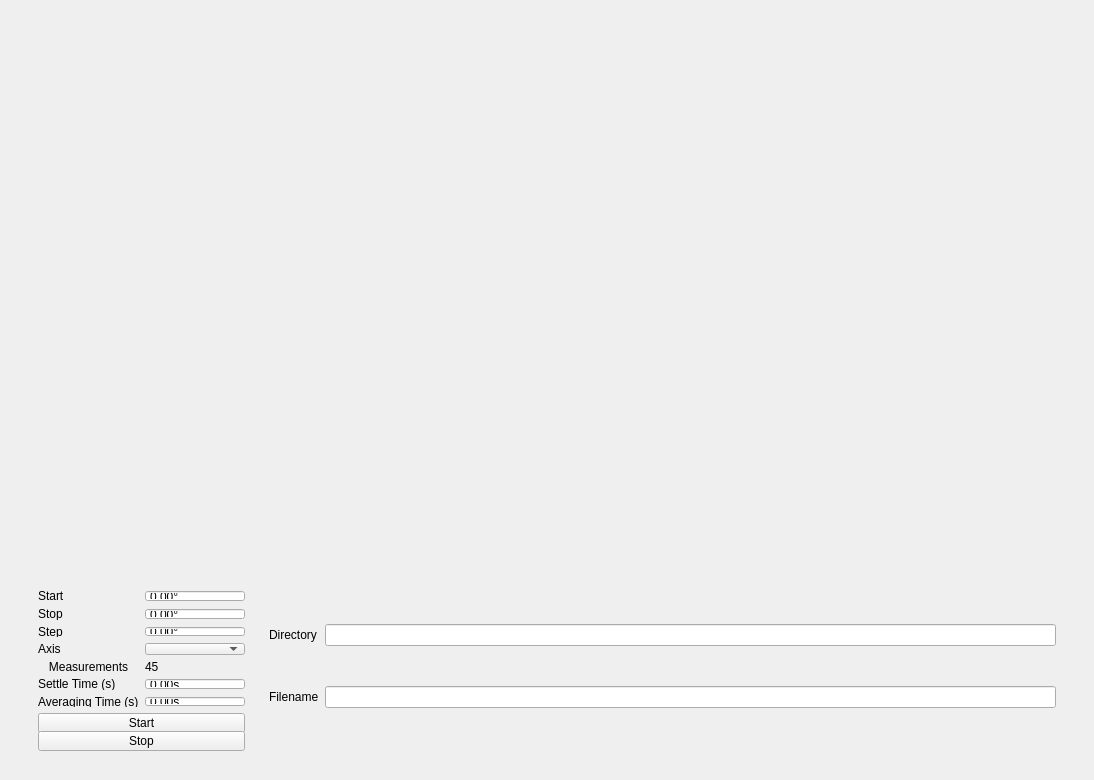
<?xml version="1.0" encoding="UTF-8"?>
<ui version="4.0">
 <class>SpotsizeWidget</class>
 <widget class="QWidget" name="SpotsizeWidget">
  <property name="geometry">
   <rect>
    <x>0</x>
    <y>0</y>
    <width>1094</width>
    <height>780</height>
   </rect>
  </property>
  <property name="windowTitle">
   <string>Form</string>
  </property>
  <layout class="QVBoxLayout" name="verticalLayout">
   <item>
    <widget class="QWidget" name="widget" native="true">
     <layout class="QHBoxLayout" name="horizontalLayout">
      <property name="spacing">
       <number>0</number>
      </property>
      <property name="leftMargin">
       <number>0</number>
      </property>
      <property name="topMargin">
       <number>0</number>
      </property>
      <property name="rightMargin">
       <number>0</number>
      </property>
      <property name="bottomMargin">
       <number>0</number>
      </property>
      <item>
       <widget class="QWidget" name="widget_4" native="true">
        <layout class="QVBoxLayout" name="verticalLayout_11" stretch="0,0">
         <item>
          <widget class="PlotWidget" name="plot_widget" native="true">
           <property name="enabled">
            <bool>true</bool>
           </property>
           <property name="sizePolicy">
            <sizepolicy hsizetype="Expanding" vsizetype="Expanding">
             <horstretch>0</horstretch>
             <verstretch>0</verstretch>
            </sizepolicy>
           </property>
          </widget>
         </item>
         <item>
          <widget class="QWidget" name="SaveData" native="true">
           <property name="sizePolicy">
            <sizepolicy hsizetype="Expanding" vsizetype="Fixed">
             <horstretch>0</horstretch>
             <verstretch>0</verstretch>
            </sizepolicy>
           </property>
           <property name="minimumSize">
            <size>
             <width>0</width>
             <height>0</height>
            </size>
           </property>
           <property name="maximumSize">
            <size>
             <width>16777215</width>
             <height>16777215</height>
            </size>
           </property>
           <layout class="QHBoxLayout" name="horizontalLayout_2">
            <item>
             <widget class="QWidget" name="widget_13" native="true">
              <property name="sizePolicy">
               <sizepolicy hsizetype="Fixed" vsizetype="Expanding">
                <horstretch>0</horstretch>
                <verstretch>0</verstretch>
               </sizepolicy>
              </property>
              <property name="minimumSize">
               <size>
                <width>0</width>
                <height>100</height>
               </size>
              </property>
              <property name="maximumSize">
               <size>
                <width>16777215</width>
                <height>170</height>
               </size>
              </property>
              <layout class="QGridLayout" name="gridLayout" columnstretch="1,0,0">
               <item row="4" column="0">
                <widget class="QLabel" name="label_8">
                 <property name="sizePolicy">
                  <sizepolicy hsizetype="Preferred" vsizetype="Fixed">
                   <horstretch>0</horstretch>
                   <verstretch>0</verstretch>
                  </sizepolicy>
                 </property>
                 <property name="text">
                  <string>Measurements</string>
                 </property>
                 <property name="alignment">
                  <set>Qt::AlignmentFlag::AlignCenter</set>
                 </property>
                </widget>
               </item>
               <item row="2" column="0">
                <widget class="QLabel" name="label_14">
                 <property name="sizePolicy">
                  <sizepolicy hsizetype="Fixed" vsizetype="Preferred">
                   <horstretch>0</horstretch>
                   <verstretch>0</verstretch>
                  </sizepolicy>
                 </property>
                 <property name="text">
                  <string>Step</string>
                 </property>
                </widget>
               </item>
               <item row="0" column="1" colspan="2">
                <widget class="QDoubleSpinBox" name="Start_DoubleSpinBox">
                 <property name="buttonSymbols">
                  <enum>QAbstractSpinBox::ButtonSymbols::NoButtons</enum>
                 </property>
                 <property name="suffix">
                  <string>°</string>
                 </property>
                </widget>
               </item>
               <item row="0" column="0">
                <widget class="QLabel" name="label_13">
                 <property name="sizePolicy">
                  <sizepolicy hsizetype="Fixed" vsizetype="Preferred">
                   <horstretch>0</horstretch>
                   <verstretch>0</verstretch>
                  </sizepolicy>
                 </property>
                 <property name="text">
                  <string>Start</string>
                 </property>
                </widget>
               </item>
               <item row="5" column="0">
                <widget class="QLabel" name="label_SettleTime">
                 <property name="sizePolicy">
                  <sizepolicy hsizetype="Fixed" vsizetype="Preferred">
                   <horstretch>0</horstretch>
                   <verstretch>0</verstretch>
                  </sizepolicy>
                 </property>
                 <property name="text">
                  <string>Settle Time (s)</string>
                 </property>
                </widget>
               </item>
               <item row="5" column="1" colspan="2">
                <widget class="QDoubleSpinBox" name="SettleTime_DoubleSpinBox">
                 <property name="sizePolicy">
                  <sizepolicy hsizetype="Maximum" vsizetype="Fixed">
                   <horstretch>0</horstretch>
                   <verstretch>0</verstretch>
                  </sizepolicy>
                 </property>
                 <property name="minimumSize">
                  <size>
                   <width>100</width>
                   <height>10</height>
                  </size>
                 </property>
                 <property name="buttonSymbols">
                  <enum>QAbstractSpinBox::ButtonSymbols::NoButtons</enum>
                 </property>
                 <property name="suffix">
                  <string>s</string>
                 </property>
                </widget>
               </item>
               <item row="6" column="0">
                <widget class="QLabel" name="label_AveragingTime">
                 <property name="sizePolicy">
                  <sizepolicy hsizetype="Fixed" vsizetype="Preferred">
                   <horstretch>0</horstretch>
                   <verstretch>0</verstretch>
                  </sizepolicy>
                 </property>
                 <property name="text">
                  <string>Averaging Time (s)</string>
                 </property>
                </widget>
               </item>
               <item row="6" column="1" colspan="2">
                <widget class="QDoubleSpinBox" name="AveragingTime_DoubleSpinBox">
                 <property name="sizePolicy">
                  <sizepolicy hsizetype="Maximum" vsizetype="Fixed">
                   <horstretch>0</horstretch>
                   <verstretch>0</verstretch>
                  </sizepolicy>
                 </property>
                 <property name="minimumSize">
                  <size>
                   <width>100</width>
                   <height>10</height>
                  </size>
                 </property>
                 <property name="buttonSymbols">
                  <enum>QAbstractSpinBox::ButtonSymbols::NoButtons</enum>
                 </property>
                 <property name="suffix">
                  <string>s</string>
                 </property>
                </widget>
               </item>
               <item row="7" column="0" colspan="3">
                <widget class="QPushButton" name="Start_PushButton">
                 <property name="sizePolicy">
                  <sizepolicy hsizetype="Expanding" vsizetype="Fixed">
                   <horstretch>0</horstretch>
                   <verstretch>0</verstretch>
                  </sizepolicy>
                 </property>
                 <property name="minimumSize">
                  <size>
                   <width>0</width>
                   <height>20</height>
                  </size>
                 </property>
                 <property name="text">
                  <string>Start</string>
                 </property>
                </widget>
               </item>
               <item row="1" column="1" colspan="2">
                <widget class="QDoubleSpinBox" name="Stop_DoubleSpinBox">
                 <property name="sizePolicy">
                  <sizepolicy hsizetype="Maximum" vsizetype="Fixed">
                   <horstretch>0</horstretch>
                   <verstretch>0</verstretch>
                  </sizepolicy>
                 </property>
                 <property name="minimumSize">
                  <size>
                   <width>100</width>
                   <height>10</height>
                  </size>
                 </property>
                 <property name="buttonSymbols">
                  <enum>QAbstractSpinBox::ButtonSymbols::NoButtons</enum>
                 </property>
                 <property name="suffix">
                  <string>°</string>
                 </property>
                </widget>
               </item>
               <item row="2" column="1" colspan="2">
                <widget class="QDoubleSpinBox" name="Step_DoubleSpinBox">
                 <property name="sizePolicy">
                  <sizepolicy hsizetype="Maximum" vsizetype="Fixed">
                   <horstretch>0</horstretch>
                   <verstretch>0</verstretch>
                  </sizepolicy>
                 </property>
                 <property name="minimumSize">
                  <size>
                   <width>100</width>
                   <height>10</height>
                  </size>
                 </property>
                 <property name="buttonSymbols">
                  <enum>QAbstractSpinBox::ButtonSymbols::NoButtons</enum>
                 </property>
                 <property name="suffix">
                  <string>°</string>
                 </property>
                </widget>
               </item>
               <item row="1" column="0">
                <widget class="QLabel" name="label_7">
                 <property name="sizePolicy">
                  <sizepolicy hsizetype="Fixed" vsizetype="Preferred">
                   <horstretch>0</horstretch>
                   <verstretch>0</verstretch>
                  </sizepolicy>
                 </property>
                 <property name="text">
                  <string>Stop</string>
                 </property>
                </widget>
               </item>
               <item row="8" column="0" colspan="3">
                <widget class="QPushButton" name="Stop_PushButton">
                 <property name="sizePolicy">
                  <sizepolicy hsizetype="Expanding" vsizetype="Fixed">
                   <horstretch>0</horstretch>
                   <verstretch>0</verstretch>
                  </sizepolicy>
                 </property>
                 <property name="minimumSize">
                  <size>
                   <width>0</width>
                   <height>20</height>
                  </size>
                 </property>
                 <property name="text">
                  <string>Stop</string>
                 </property>
                </widget>
               </item>
               <item row="4" column="1">
                <widget class="QLabel" name="NumMeasurements_Label">
                 <property name="sizePolicy">
                  <sizepolicy hsizetype="Fixed" vsizetype="Preferred">
                   <horstretch>0</horstretch>
                   <verstretch>0</verstretch>
                  </sizepolicy>
                 </property>
                 <property name="text">
                  <string>45</string>
                 </property>
                </widget>
               </item>
               <item row="3" column="0">
                <widget class="QLabel" name="label_3">
                 <property name="text">
                  <string>Axis</string>
                 </property>
                </widget>
               </item>
               <item row="3" column="1" colspan="2">
                <widget class="QComboBox" name="Axis_ComboBox">
                 <property name="sizePolicy">
                  <sizepolicy hsizetype="Maximum" vsizetype="Fixed">
                   <horstretch>0</horstretch>
                   <verstretch>0</verstretch>
                  </sizepolicy>
                 </property>
                 <property name="minimumSize">
                  <size>
                   <width>100</width>
                   <height>10</height>
                  </size>
                 </property>
                </widget>
               </item>
              </layout>
             </widget>
            </item>
            <item>
             <widget class="QWidget" name="widget_2" native="true">
              <property name="sizePolicy">
               <sizepolicy hsizetype="Expanding" vsizetype="Expanding">
                <horstretch>0</horstretch>
                <verstretch>0</verstretch>
               </sizepolicy>
              </property>
              <layout class="QGridLayout" name="gridLayout_2">
               <item row="0" column="0">
                <widget class="QLabel" name="label">
                 <property name="text">
                  <string>Directory</string>
                 </property>
                </widget>
               </item>
               <item row="1" column="1">
                <widget class="QLineEdit" name="Filename_LineEdit"/>
               </item>
               <item row="1" column="0">
                <widget class="QLabel" name="label_2">
                 <property name="text">
                  <string>Filename</string>
                 </property>
                </widget>
               </item>
               <item row="0" column="1">
                <widget class="QLineEdit" name="Directory_LineEdit"/>
               </item>
              </layout>
             </widget>
            </item>
           </layout>
          </widget>
         </item>
        </layout>
       </widget>
      </item>
     </layout>
    </widget>
   </item>
  </layout>
 </widget>
 <customwidgets>
  <customwidget>
   <class>PlotWidget</class>
   <extends>QWidget</extends>
   <header>pyqtgraph</header>
   <container>1</container>
  </customwidget>
 </customwidgets>
 <resources/>
 <connections/>
</ui>
